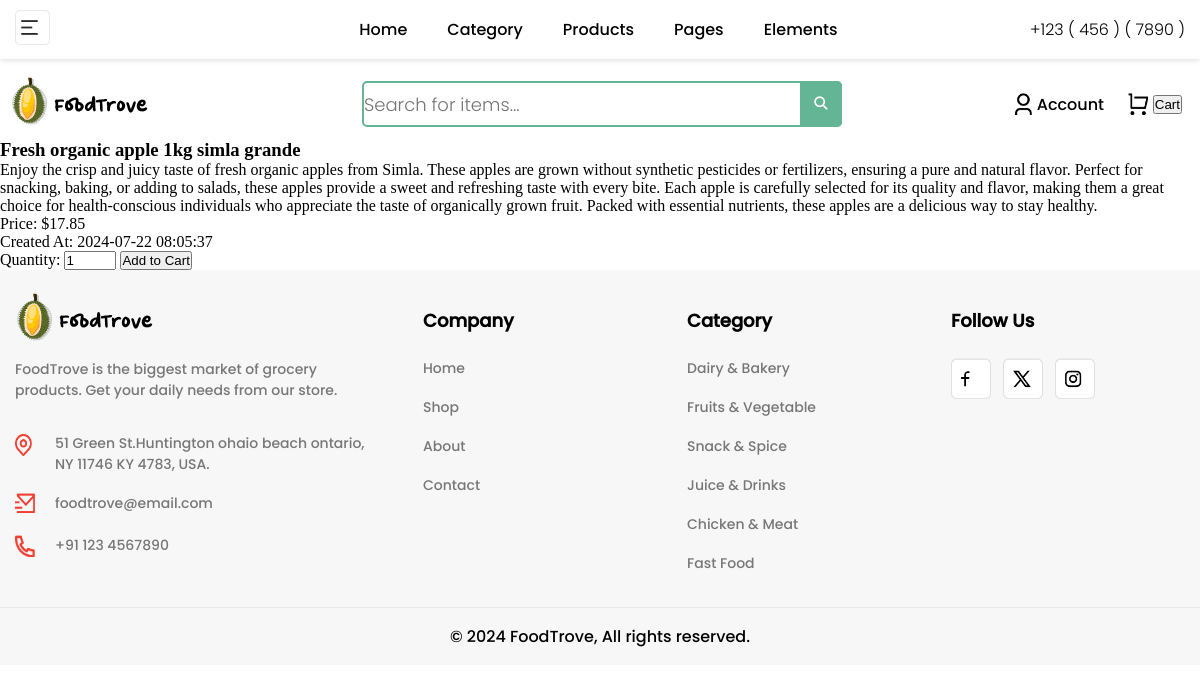
Page /products/end_search.php?item_name=Fresh organic apple 1kg simla grande on the committed database.
### tables this page shows
CREATE TABLE products (
    id INT AUTO_INCREMENT PRIMARY KEY,
    name VARCHAR(100) NOT NULL,
    description TEXT NOT NULL,
    img_link VARCHAR(255) DEFAULT NULL,
    price DECIMAL(10, 2) NOT NULL,
    created_at TIMESTAMP DEFAULT CURRENT_TIMESTAMP
);

### products/end_search.php (the view, shortened to what this page needs)
<!DOCTYPE html>
<html lang="en">
<head>
    <link rel="stylesheet" href="assets\css\main.css">
    <link rel="stylesheet" href="assets\css\header.css">
</head>
<?php
include __DIR__ . '/../includes/header.php';
include __DIR__ . '/../includes/db.php';
$product_name = $_GET['item_name'];
$sql = "SELECT * FROM products WHERE name LIKE ?";
$stmt = $pdo->prepare($sql);
$stmt->execute(['%' . $product_name . '%']);
$obj_array = $stmt->fetchAll(PDO::FETCH_ASSOC);
?>
<div class="cart">
    <div class="cart-item">
        <?php foreach ($obj_array as $product): ?>
            <h3><?php echo htmlspecialchars($product['name'], ENT_QUOTES, 'UTF-8'); ?></h3>
            <p><?php echo htmlspecialchars($product['description'], ENT_QUOTES, 'UTF-8'); ?></p>
            <p>Price: $<?php echo htmlspecialchars($product['price'], ENT_QUOTES, 'UTF-8'); ?></p>
            <p>Created At: <?php echo htmlspecialchars($product['created_at'], ENT_QUOTES, 'UTF-8'); ?></p>
            <form action="/cart/add.php" method="POST">
                <label for="quantity">Quantity:</label>
                <input type="number" id="quantity" name="quantity" min="1" max="20" value="1">
                <button type="submit">Add to Cart</button>
            </form>
        <?php endforeach; ?>
    </div>
</div>
<?php
include __DIR__ . '/../includes/footer.php';
?>

### assets/css/main.css (style rules this page uses)
:root { --main-font-family: 'Poppins', sans-serif; --light-font-family: 'LightPoppins', sans-serif; --bold-font-family: 'BoldPoppins', sans-serif; --second-font-family: 'QuickSand', sans-serif; --main-background-color: #F7F7F8; --second-font-family-bold: 'QuickSandBold', sans-serif; --hover-button-color: #f42618; --button-color: #F53E32; }

### assets/css/footer.css (style rules this page uses)
* { margin: 0; padding: 0; box-sizing: border-box; }

### rows in the picture
products: name "Fresh organic apple 1kg simla grande", description "Enjoy the crisp and juicy taste of fresh organic apples from Simla. These apples are grown without synthetic pesticides or fertilizers, ensuring a pure and natural flavor. Perfect for snacking, baking, or adding to salads, these apples provide a sweet and refreshing taste with every bite. Each apple is carefully selected for its quality and flavor, making them a great choice for health-conscious individuals who appreciate the taste of organically grown fruit. Packed with essential nutrients, these apples are a delicious way to stay healthy.", price "17.85", created_at "2024-07-22 08:05:37"
